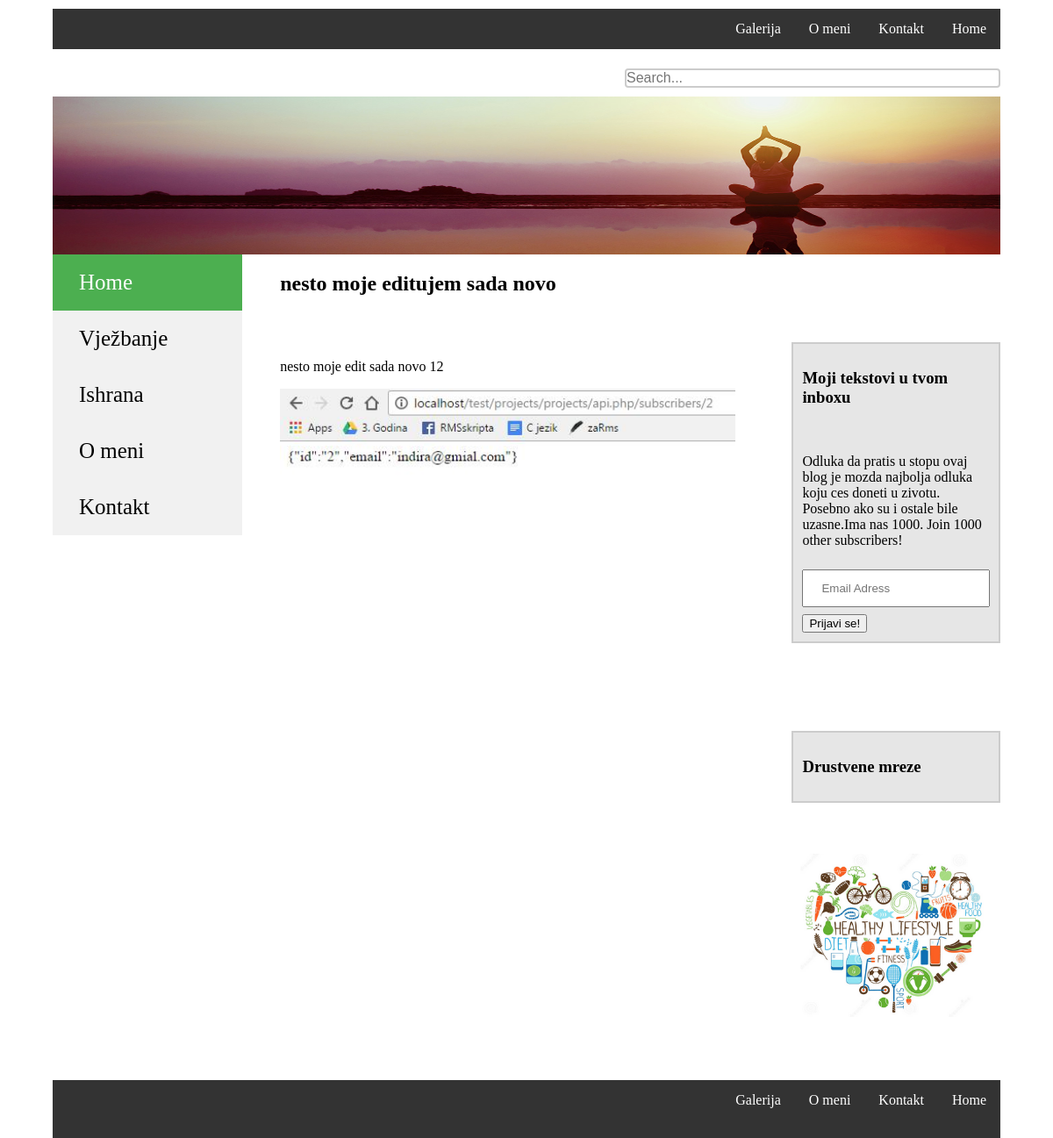
Page /post.php?id=22 on the committed database.
### tables this page shows
CREATE TABLE `posts` (
  `id` int(11) NOT NULL,
  `category_id` int(11) NOT NULL,
  `title` varchar(255) NOT NULL,
  `text` text NOT NULL,
  `image` varchar(255) NOT NULL
);

### post.php (the view, shortened to what this page needs)
<?php
	$conn = new mysqli("localhost","root","","healty_life");
	$id = $_GET["id"];
	$query = "SELECT * FROM `posts` WHERE id = '$id'";
	$post = $conn->query($query);
	$post = $post->fetch_assoc();
?>
<!DOCTYPE html>
<html lang="en">
<head>
	<link rel="stylesheet" href="pravi.css">
</head>
 <body>
	<div class="red" id="horizontalni_meni">
		<ul>
  <li><a class="active" href="naslovna.html">Home</a></li>
  <li><a href="Kontakt.html">Kontakt</a></li>
  <li><a href="Omeni.html">O meni</a></li>
  <li><a href="galerija.html">Galerija</a></li>
		</ul>
	</div>
	<div class="red" id="pretraga">
		<form action="action_page.php">
				<input id="i" type="search" placeholder="Search...">
		</form>
	</div>
	<div class="red" id="slika1">
		<div class="red"></div>
		<div class="red"></div>
		<div class="red"></div>
		<div class="red"></div>
		<div class="red"></div>
		<div class="red"></div>
		<div class="red"></div>
		<div class="red"></div>
	</div>
		 	<div class="kolona jedan" id="meni">
		<ul>
	        <li><a class="active" id="naslovna.html" href="naslovna.php">Home</a></li>
			<li><a href="#" onmouseover="mopen('m1')" onmouseout="mclosetime()">Vježbanje</a>
			</li>
            <li><a href="#"  onmouseover="mopen('m2')" onmouseout="mclosetime()">Ishrana</a>
		   </li>
	       <li><a id="Omeni.html" href="Omeni.php" >O meni</a></li>
           <li><a id="Kontakt.html" href="Kontakt.php">Kontakt</a></li>
	  </ul>
	</div>
		<div class="kolona dva">
	    <div class="red"></div>
		<h2><?php echo $post["title"] ?></h2><br><br>
	    <p><?php echo $post["text"] ?></p>
		<img width="100%" src="slicice/<?php echo $post['image'] ?>" alt="Picture"/>
	</div>
	<div class="kolona jedan" id="desna_strana">
	     <div class="red" id="prijava">
		<h3>Moji tekstovi u tvom inboxu</h3><br>
        <p>Odluka da pratis u stopu ovaj blog je mozda najbolja odluka koju ces doneti u zivotu. Posebno ako su i ostale bile uzasne.Ima nas 1000.
		   Join 1000 other subscribers!</p>
		   <form id="forma1" name="forma1" onclick='return validateForm("forma1")' method="post">
		   <input type="text" placeholder="Email Adress" id="email" name="email" required>
		   <input type="button" value="Prijavi se!">
		   </form>
		  </div>
		  <div class="red" id="prijava">
		   <h3>Drustvene mreze</h3>
		  </div>
			<div class="red" id="logo">
			<img width="100%" src="slicice/srce.png" alt="Picture" />
			</div>
		</div>
	<div class="red" id="horizontalni_meni">
		<ul>
  <li><a class="active" href="naslovna.html">Home</a></li>
  <li><a href="Kontakt.html">Kontakt</a></li>
  <li><a href="Omeni.html">O meni</a></li>
  <li><a href="galerija.html">Galerija</a></li>
		</ul>
   </div>
<div class="red" id="zadnji_red"></div>
 </body>
</html>

### pravi.css (style rules this page uses)
* { box-sizing: border-box; }
body { width: 100%; margin: 0 auto; padding-left:5%; padding-right:5%; }
.red { padding: 10px; width:100%; float:left; min-height: 1px; }
.kolona { margin-left: 2%; margin-right: 2%; display: inline-block; float: left; min-height: 20px; }
.kolona.dva { width: 48%; }
.kolona.jedan { width: 22%; }
#meni { width: 20%; float: left; padding: 0; margin-left:0; }
#meni ul { list-style-type: none; margin: 0; padding: 0; width: 100%; background-color: #f1f1f1; }
#meni li { width: 100%; }
#meni li a { display: block; color: #000; padding: 18px 30px; text-decoration: none; font-size:25px; width:100%; }
#meni li a.active { background-color: #4CAF50; color: white; }
#pretraga { margin-top:2%; padding-top:0; padding-right:0; }
form { float: right; width: 100%; }
#i { width: 40%; float: right; box-sizing: border-box; border: 2px solid #ccc; border-radius: 4px; font-size: 16px; background-color: white; padding:0; }
#horizontalni_meni { padding-left:0; padding-right:0; padding-bottom:0; }
ul { list-style-type: none; margin: 0; padding: 0; overflow: hidden; background-color: #333; }
li { float: right; }
li a { display: block; color: white; text-align: left; padding: 14px 16px; text-decoration: none; }
#prijava { margin-top:100px; margin-left:70px; margin-right:0; border: 2px solid #ccc; padding-left:1%%; padding-bottom:4%; background-color:#E6E6E6; float:right; }
#slika1 { background-image:url(slicice/post.jpg); background-size:100% 100%; background-repeat: no-repeat; }
input[type=text] { width: 100%; padding: 12px 20px; margin: 8px 0; box-sizing: border-box; }
#desna_strana { margin-right:0; float:right; }
#logo { margin-bottom:20%; margin-top:20%; }
#zadnji_red { height:20px; background-color: #333; }

### rows in the picture
posts: title "nesto moje editujem sada novo", text "nesto moje edit sada novo 12", image (picture)
